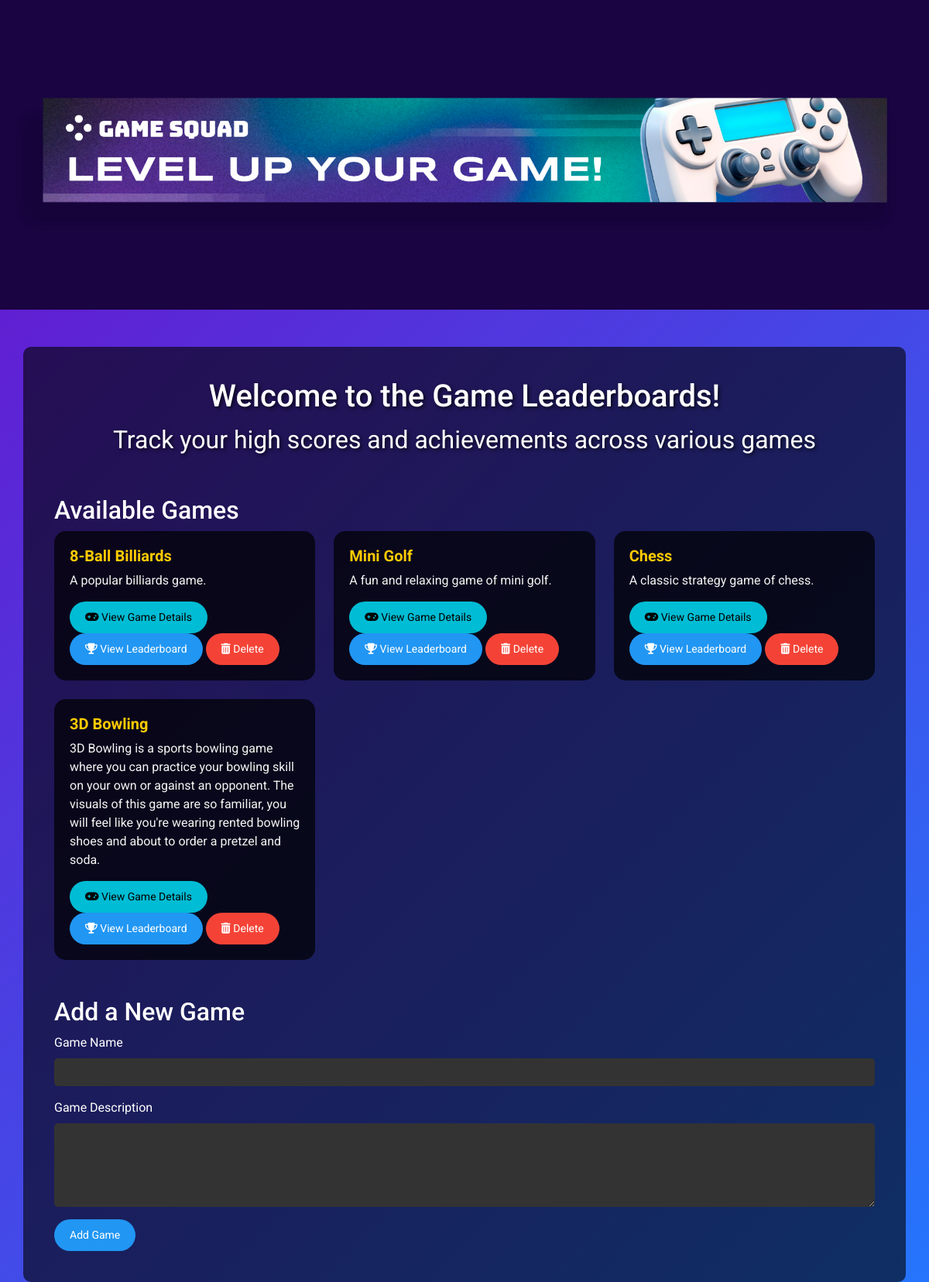
The page / on the database its author committed.
### tables this page shows
CREATE TABLE games (
    game_id INTEGER PRIMARY KEY AUTOINCREMENT,
    game_name TEXT NOT NULL,
    description TEXT
);

### app.py (the view)
@app.route('/', methods=['GET', 'POST'])
def home():
    games = get_all_games()  # Fetch all games from the database
    return render_template('index.html', games=games)

### app.py (called while the page is built)
def get_all_games():
    conn = sqlite3.connect('MSD-P01-LeaderBoard.sqlite')
    cursor = conn.cursor()
    cursor.execute("SELECT game_id, game_name, description FROM games")
    games = cursor.fetchall()
    conn.close()
    return games

### templates/index.html (shortened to what this page needs)
<!DOCTYPE html>
<html lang="en">
<head>
    <link href="https://cdn.jsdelivr.net/npm/bootstrap@5.3.0-alpha1/dist/css/bootstrap.min.css" rel="stylesheet">
    <link rel="stylesheet" href="https://cdnjs.cloudflare.com/ajax/libs/font-awesome/6.0.0-beta3/css/all.min.css">
    <link rel="stylesheet" href="{{ url_for('static', filename='style.css') }}">
  <section class="hero" style="background-image: url('{{ url_for('static', filename='10954552.jpg') }}');">
</section>
</head>
<body>
  <div class="container mt-5">
    <div class="hero-content text-center text-white">
        <h1>Welcome to the Game Leaderboards!</h1>
        <p>Track your high scores and achievements across various games</p>
    </div>
    <h2 class="mt-5">Available Games</h2>
    <div class="row row-cols-1 row-cols-md-2 row-cols-lg-3 g-4">
      {% for game in games %}
      <div class="col">
        <div class="card">
          <div class="card-body">
            <h5 class="card-title">{{ game[1] }}</h5>
            <p class="card-text">{{ game[2] }}</p>
            <a href="/game/{{ game[0] }}" class="btn btn-info">
              <i class="fas fa-gamepad"></i> View Game Details
            </a>
            <a href="/leaderboard/{{ game[1] }}" class="btn btn-primary">
              <i class="fas fa-trophy"></i> View Leaderboard
            </a>
            <form action="/delete_game/{{ game[0] }}" method="POST" style="display:inline;">
              <button type="submit" class="btn btn-danger"><i class="fas fa-trash-alt"></i> Delete</button>
            </form>
          </div>
        </div>
      </div>
      {% endfor %}
    </div>
      <h2 class="mt-5">Add a New Game</h2>
    <form action="/add_game" method="POST">
      <div class="mb-3">
        <label for="game_name" class="form-label">Game Name</label>
        <input type="text" class="form-control" id="game_name" name="game_name" required>
      </div>
      <div class="mb-3">
        <label for="description" class="form-label">Game Description</label>
        <textarea class="form-control" id="description" name="description" rows="4" required></textarea>
      </div>
      <button type="submit" class="btn btn-primary">Add Game</button>
    </form>
  </div>
</body>
</html>

### static/style.css (style rules this page uses)
body { background: linear-gradient(135deg, #6a11cb 0%, #2575fc 100%); font-family: 'Roboto', sans-serif; color: #fff; }
h1, h2 { color: #fff; }
.container { background: rgba(0, 0, 0, 0.6); padding: 40px; border-radius: 10px; }
.card { background-color: rgba(0, 0, 0, 0.7); border: none; border-radius: 15px; transition: all 0.3s ease; }
.card-body { padding: 20px; }
.card-title { color: #ffcb00; font-weight: bold; }
.card-text { color: #f5f5f5; margin-bottom: 15px; }
.btn-info, .btn-primary, .btn-danger { border-radius: 30px; padding: 10px 20px; font-size: 14px; }
.btn-info { background-color: #00bcd4; border: none; }
.btn-primary { background-color: #2196f3; border: none; }
.btn-danger { background-color: #f44336; border: none; }
form { border-radius: 10px; }
.form-control { background-color: #333; border: none; color: #fff; border-radius: 5px; }
.form-label { color: #fff; }
.card { transition: transform 0.3s ease, box-shadow 0.3s ease; }
.card { animation: fadeInUp 0.8s ease-out forwards; }
.card:nth-child(odd) { animation-delay: 0.4s; }
.hero { height: 400px; background-size: cover; background-position: center; display: flex; justify-content: center; align-items: center; }
.hero-content { text-shadow: 2px 2px 4px rgba(0, 0, 0, 0.7); font-size: 2rem; }

### rows shown on the page
games: game_name "8-Ball Billiards", description "A popular billiards game."
games: game_name "Mini Golf", description "A fun and relaxing game of mini golf."
games: game_name "Chess", description "A classic strategy game of chess."
games: game_name "3D Bowling", description "3D Bowling is a sports bowling game where you can practice your bowling skill on your own or against an opponent. The visuals of this game are so familiar, you will feel like you're wearing rented bowling shoes and about to order a pretzel and soda."
